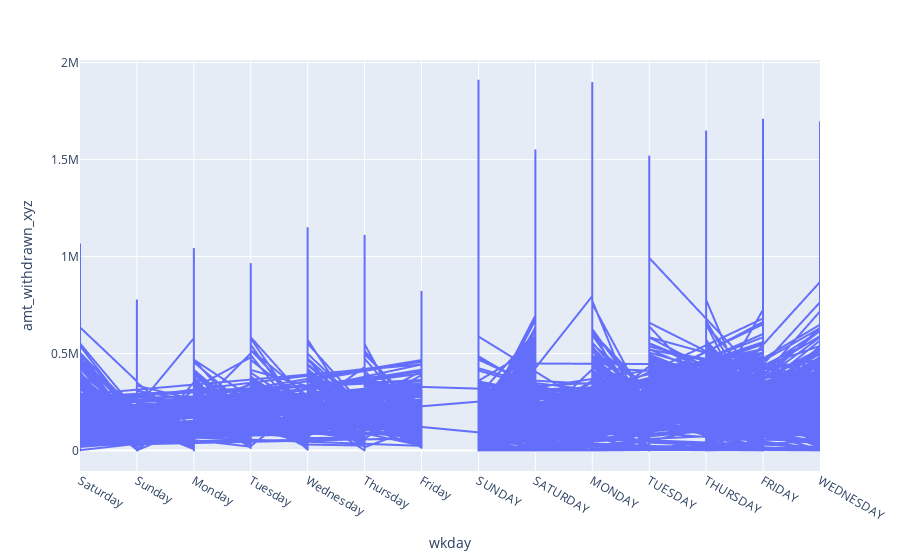

Here is the notebook cell this chart was saved with:
### Code cell
trace = px.line(atm,
                x='wkday',
                y='amt_withdrawn_xyz')

trace

### Figure 1 — Plotly figure (JSON) as saved in the notebook; plotly's stock layout.template omitted (floating-point values rounded to 4 significant figures; data arrays with more than 128 entries replaced by an {"elided": "..."} marker saying what was removed)
{"data": [{"hovertemplate": "wkday=%{x}<br>amt_withdrawn_xyz=%{y}<extra></extra>", "legendgroup": "", "line": {"color": "#636efa", "dash": "solid"}, "marker": {"symbol": "circle"}, "mode": "lines", "name": "", "showlegend": false, "type": "scattergl", "x": {"elided": "11589 str values"}, "xaxis": "x", "y": {"elided": "11589 int values"}, "yaxis": "y"}], "layout": {"legend": {"tracegroupgap": 0}, "margin": {"t": 60}, "xaxis": {"anchor": "y", "domain": [0, 1], "title": {"text": "wkday"}}, "yaxis": {"anchor": "x", "domain": [0, 1], "title": {"text": "amt_withdrawn_xyz"}}}}
